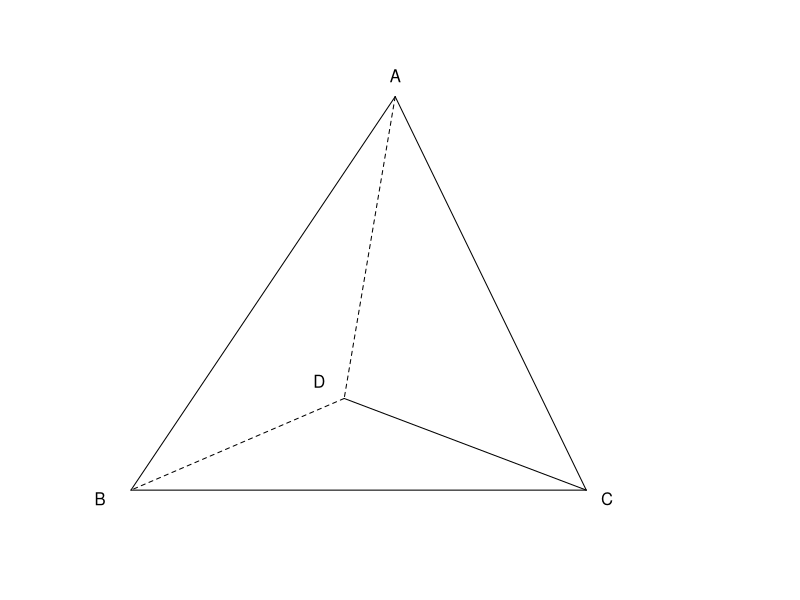
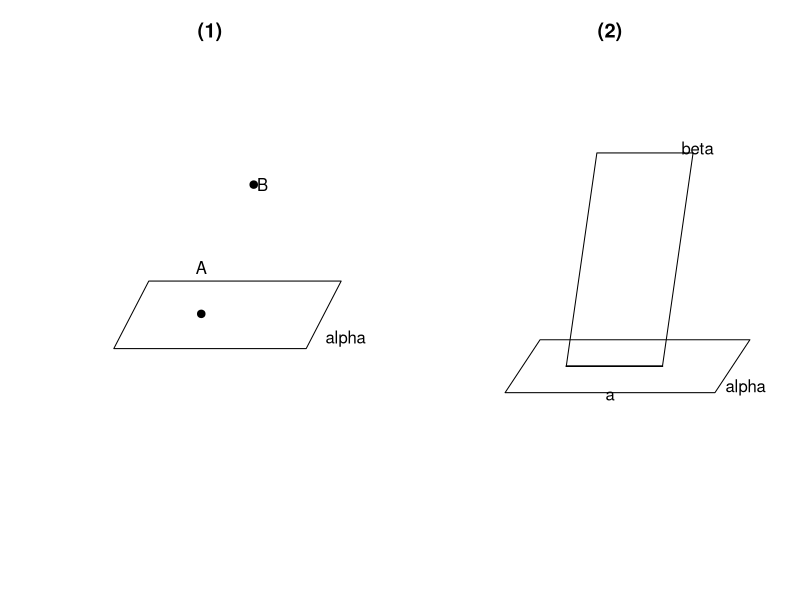
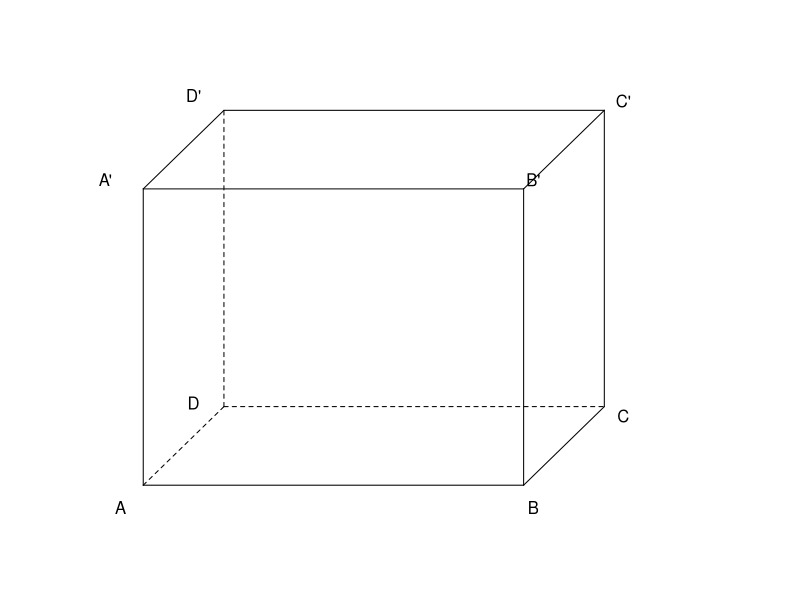
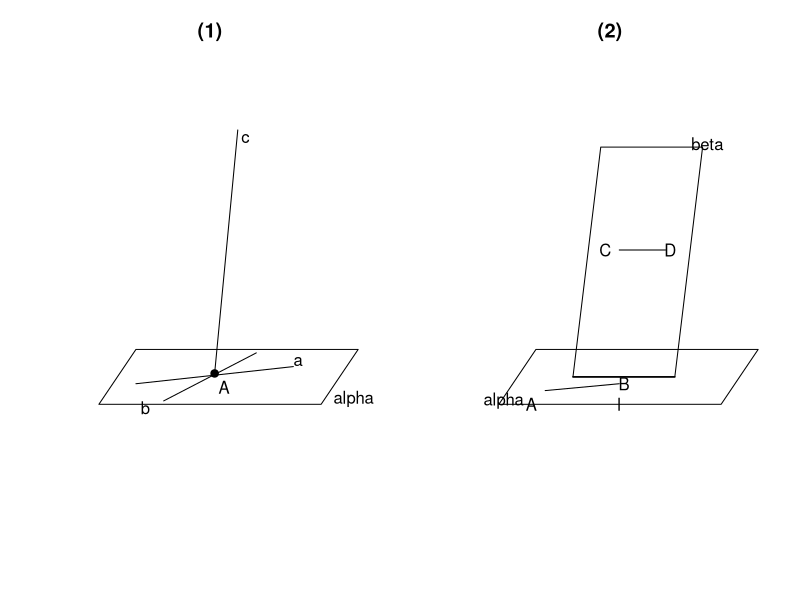
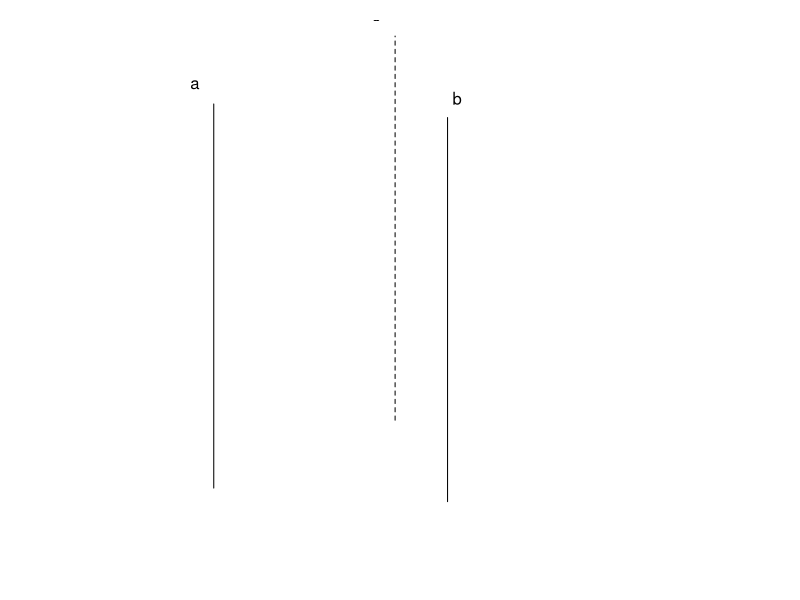
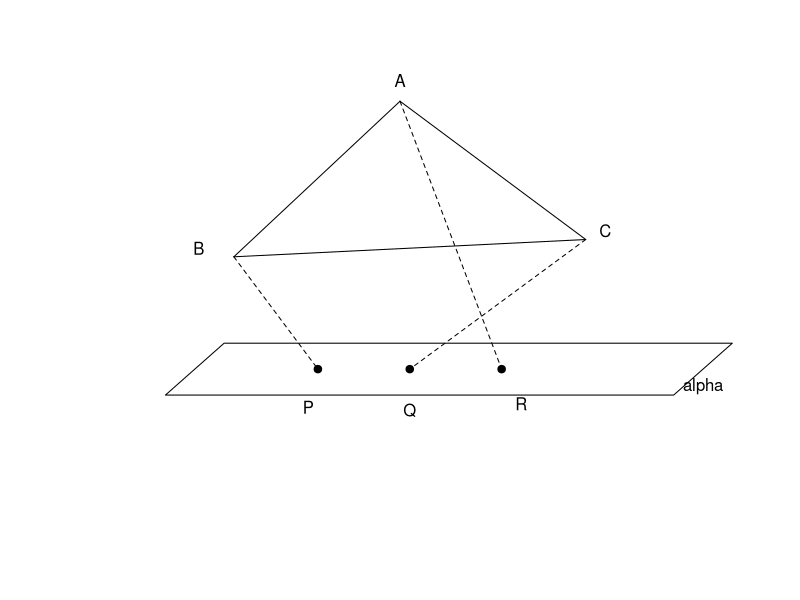
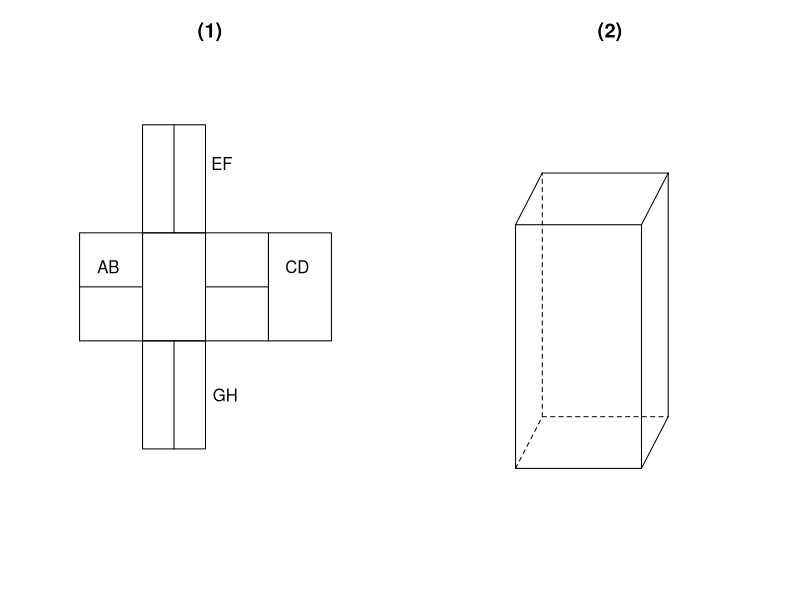

The R source for these figures, in order:
setwd("C:/Users/18904/Github/senior-mathematics/codes")
if(!dir.exists("../figures"))dir.create("../figures")
K=0.3535534
# week41-1: 不共面四点定四面体(4个面)
draw1=function(){
  par(mar=c(1,1,1,1))
  sx=function(x,y)x+K*y; sy=function(y,z)z+K*y
  P=function(x,y,z)c(sx(x,y),sy(y,z))
  A=P(1.1,0.5,2.1);B=P(0,0,0);C=P(2.2,0,0);D=P(0.5,1.5,0)
  plot(0,0,xlim=c(-0.4,3.0),ylim=c(-0.4,2.6),type="n",axes=FALSE,xlab="",ylab="")
  seg=function(p,q,lty=1)segments(p[1],p[2],q[1],q[2],lty=lty)
  seg(A,B);seg(A,C);seg(A,D,lty=2);seg(B,C);seg(C,D);seg(D,B,lty=2)
  text(A[1],A[2]+0.12,"A");text(B[1]-0.15,B[2]-0.05,"B");text(C[1]+0.1,C[2]-0.05,"C");text(D[1]-0.12,D[2]+0.1,"D")
}
pdf("../figures/week41-1.pdf",width=4,height=4);draw1();dev.off()
svglite::svglite("../figures/week41-1.svg",width=4,height=4);draw1();dev.off()
# week41-2: (1)A在alpha内B在外 (2)两相交平面交线a
draw2=function(){
  par(mfrow=c(1,2),mar=c(2,2,3,1))
  plot(0,0,xlim=c(-0.4,3.2),ylim=c(-0.6,1.8),type="n",axes=FALSE,xlab="",ylab="",main="(1)")
  poly=rbind(c(0.3,0.4),c(2.5,0.4),c(2.9,0.75),c(0.7,0.75))
  polygon(poly,border=1);text(2.95,0.45,"alpha")
  points(1.3,0.58,pch=19);text(1.3,0.82,"A")
  points(1.9,1.25,pch=19);text(2.0,1.25,"B")
  plot(0,0,xlim=c(-0.4,3.2),ylim=c(-0.6,2.2),type="n",axes=FALSE,xlab="",ylab="",main="(2)")
  poly1=rbind(c(0.2,0.3),c(2.6,0.3),c(3.0,0.62),c(0.6,0.62))
  polygon(poly1,border=1);text(2.95,0.33,"alpha")
  poly2=rbind(c(0.9,0.46),c(2.0,0.46),c(2.35,1.75),c(1.25,1.75))
  polygon(poly2,border=1);text(2.4,1.78,"beta")
  segments(0.9,0.46,2.0,0.46,lwd=1.5);text(1.4,0.28,"a")
}
pdf("../figures/week41-2.pdf",width=8,height=4);draw2();dev.off()
svglite::svglite("../figures/week41-2.svg",width=8,height=4);draw2();dev.off()
# week41-3: 长方体 ABCD-A'B'C'D'
draw3=function(){
  par(mar=c(1,1,1,1))
  sx=function(x,y)x+K*y; sy=function(y,z)z+K*y
  P=function(x,y,z)c(sx(x,y),sy(y,z))
  w=2.0;d=1.2;h=1.6
  A=P(0,0,0);B=P(w,0,0);C=P(w,d,0);D=P(0,d,0)
  A1=P(0,0,h);B1=P(w,0,h);C1=P(w,d,h);D1=P(0,d,h)
  plot(0,0,xlim=c(-0.5,3.2),ylim=c(-0.4,2.4),type="n",axes=FALSE,xlab="",ylab="")
  seg=function(p,q,lty=1)segments(p[1],p[2],q[1],q[2],lty=lty)
  seg(A,B);seg(B,C);seg(A,A1);seg(B,B1);seg(C,C1);seg(A1,B1);seg(B1,C1);seg(C1,D1);seg(A1,D1)
  seg(A,D,lty=2);seg(D,C,lty=2);seg(D,D1,lty=2)
  text(A[1]-0.12,A[2]-0.12,"A");text(B[1]+0.05,B[2]-0.12,"B");text(C[1]+0.1,C[2]-0.05,"C");text(D[1]-0.16,D[2]+0.02,"D")
  text(A1[1]-0.2,A1[2]+0.05,"A'");text(B1[1]+0.05,B1[2]+0.05,"B'");text(C1[1]+0.1,C1[2]+0.05,"C'");text(D1[1]-0.16,D1[2]+0.08,"D'")
}
pdf("../figures/week41-3.pdf",width=4,height=4);draw3();dev.off()
svglite::svglite("../figures/week41-3.svg",width=4,height=4);draw3();dev.off()
# week41-4: (1)alpha内a,b交于A,c过A穿出 (2)alpha∩beta=l,AB//l,CD//l
draw4=function(){
  par(mfrow=c(1,2),mar=c(2,2,3,1))
  plot(0,0,xlim=c(-0.3,3.1),ylim=c(-0.5,2.2),type="n",axes=FALSE,xlab="",ylab="",main="(1)")
  poly=rbind(c(0.2,0.3),c(2.6,0.3),c(3.0,0.62),c(0.6,0.62))
  polygon(poly,border=1);text(2.95,0.33,"alpha")
  segments(0.6,0.42,2.3,0.52);text(2.35,0.55,"a")
  segments(0.9,0.32,1.9,0.6);text(0.7,0.28,"b")
  points(1.45,0.48,pch=19);text(1.55,0.4,"A")
  segments(1.45,0.48,1.7,1.9);text(1.78,1.85,"c")
  plot(0,0,xlim=c(-0.3,3.1),ylim=c(-0.5,2.2),type="n",axes=FALSE,xlab="",ylab="",main="(2)")
  poly1=rbind(c(0.2,0.3),c(2.6,0.3),c(3.0,0.62),c(0.6,0.62))
  polygon(poly1,border=1);text(0.25,0.32,"alpha")
  poly2=rbind(c(1.0,0.46),c(2.1,0.46),c(2.4,1.8),c(1.3,1.8))
  polygon(poly2,border=1);text(2.45,1.82,"beta")
  segments(1.0,0.46,2.1,0.46,lwd=1.5);text(1.5,0.3,"l")
  segments(0.7,0.38,1.5,0.42);text(0.55,0.3,"A");text(1.55,0.42,"B")
  segments(1.5,1.2,2.0,1.2);text(1.35,1.2,"C");text(2.05,1.2,"D")
}
pdf("../figures/week41-4.pdf",width=8,height=4);draw4();dev.off()
svglite::svglite("../figures/week41-4.svg",width=8,height=4);draw4();dev.off()
# week41-5: 三条两两平行不共面直线
draw5=function(){
  par(mar=c(1,1,1,1))
  sx=function(x,y)x+K*y; sy=function(y,z)z+K*y
  P=function(x,y,z)c(sx(x,y),sy(y,z))
  plot(0,0,xlim=c(-0.5,3.2),ylim=c(-0.3,2.4),type="n",axes=FALSE,xlab="",ylab="")
  seg=function(p,q,lty=1)segments(p[1],p[2],q[1],q[2],lty=lty)
  L1a=P(0.3,0.2,0);L1b=P(0.3,0.2,2.0)
  L2a=P(1.6,0.0,0);L2b=P(1.6,0.0,2.0)
  L3a=P(0.9,1.2,0);L3b=P(0.9,1.2,2.0)
  seg(L1a,L1b);seg(L2a,L2b);seg(L3a,L3b,lty=2)
  text(L1b[1]-0.1,L1b[2]+0.1,"a");text(L2b[1]+0.05,L2b[2]+0.1,"b");text(L3b[1]-0.1,L3b[2]+0.1,"c")
}
pdf("../figures/week41-5.pdf",width=4,height=4);draw5();dev.off()
svglite::svglite("../figures/week41-5.svg",width=4,height=4);draw5();dev.off()
# week41-6: 三角ABC在alpha外,三边交alpha于P,Q,R
draw6=function(){
  par(mar=c(1,1,1,1))
  plot(0,0,xlim=c(-0.4,3.2),ylim=c(-0.4,2.6),type="n",axes=FALSE,xlab="",ylab="")
  poly=rbind(c(0.2,0.55),c(2.8,0.55),c(3.1,0.85),c(0.5,0.85))
  polygon(poly,border=1);text(2.95,0.6,"alpha")
  A=c(1.4,2.25);B=c(0.55,1.35);C=c(2.35,1.45)
  segments(A[1],A[2],B[1],B[2]);segments(A[1],A[2],C[1],C[2]);segments(B[1],B[2],C[1],C[2])
  P=c(0.98,0.7);Q=c(1.45,0.7);R=c(1.92,0.7)
  segments(B[1],B[2],P[1],P[2],lty=2);segments(C[1],C[2],Q[1],Q[2],lty=2);segments(A[1],A[2],R[1],R[2],lty=2)
  points(P[1],P[2],pch=19);text(P[1]-0.05,P[2]-0.22,"P")
  points(Q[1],Q[2],pch=19);text(Q[1],Q[2]-0.24,"Q")
  points(R[1],R[2],pch=19);text(R[1]+0.1,R[2]-0.2,"R")
  text(A[1],A[2]+0.12,"A");text(B[1]-0.18,B[2]+0.05,"B");text(C[1]+0.1,C[2]+0.05,"C")
}
pdf("../figures/week41-6.pdf",width=4,height=4);draw6();dev.off()
svglite::svglite("../figures/week41-6.svg",width=4,height=4);draw6();dev.off()
# week41-7: (1)正方体展开图 (2)还原正方体
draw7=function(){
  par(mfrow=c(1,2),mar=c(2,2,3,1))
  plot(0,0,xlim=c(-0.3,3.2),ylim=c(-1.3,1.7),type="n",axes=FALSE,xlab="",ylab="",main="(1)")
  s=0.7
  rect(0,0,s,s);rect(s,0,2*s,s);rect(2*s,0,3*s,s);rect(3*s,0,4*s,s)
  rect(s,s,2*s,2*s);rect(s,-s,2*s,0)
  segments(0,s*0.5,s,s*0.5);text(0.32,s*0.5+0.13,"AB")
  segments(2*s,s*0.5,3*s,s*0.5);text(2.42,s*0.5+0.13,"CD")
  segments(1.5*s,2*s,1.5*s,s);text(1.58,1.15,"EF")
  segments(1.5*s,0,1.5*s,-s);text(1.62,-0.35,"GH")
  sx=function(x,y)x+K*y; sy=function(y,z)z+K*y
  P=function(x,y,z)c(sx(x,y),sy(y,z))
  w=1.0;d=0.6;h=1.0
  A=P(0,0,0);B=P(w,0,0);C=P(w,d,0);D=P(0,d,0)
  A1=P(0,0,h);B1=P(w,0,h);C1=P(w,d,h);D1=P(0,d,h)
  plot(0,0,xlim=c(-0.5,2.0),ylim=c(-0.3,1.6),type="n",axes=FALSE,xlab="",ylab="",main="(2)")
  seg=function(p,q,lty=1)segments(p[1],p[2],q[1],q[2],lty=lty)
  seg(A,B);seg(B,C);seg(A,A1);seg(B,B1);seg(C,C1);seg(A1,B1);seg(B1,C1);seg(C1,D1);seg(A1,D1)
  seg(A,D,lty=2);seg(D,C,lty=2);seg(D,D1,lty=2)
}
pdf("../figures/week41-7.pdf",width=8,height=4);draw7();dev.off()
svglite::svglite("../figures/week41-7.svg",width=8,height=4);draw7();dev.off()
